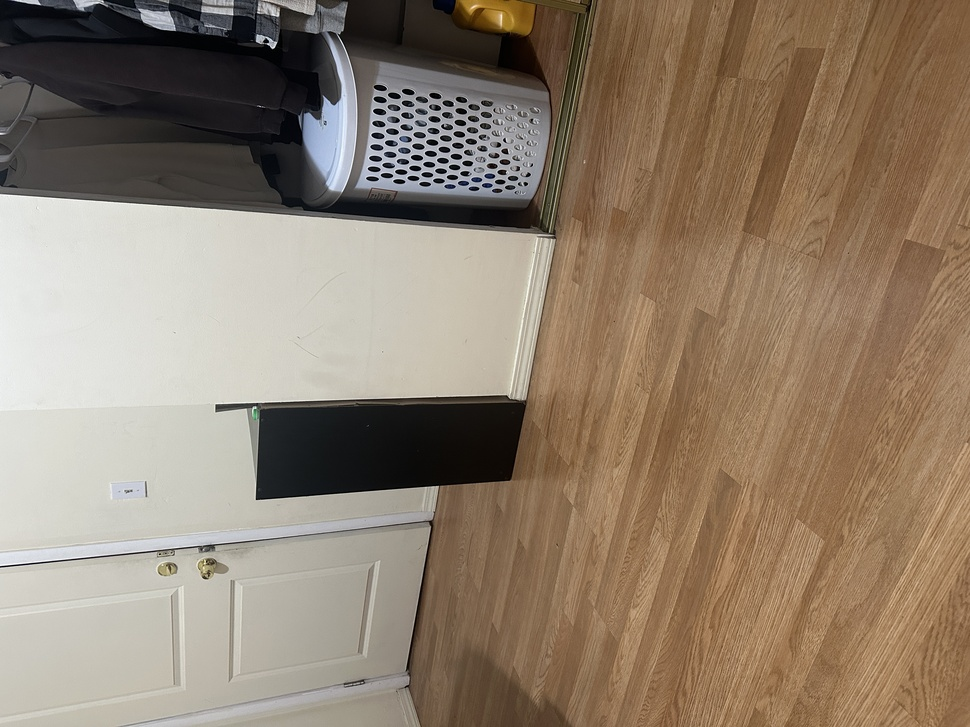
#> input picture code/cabinet/IMG_7561.JPG, 970 x 727 px, shrunk from 4032 x 3024 before the run
$ python harris.py cabinet/IMG_7561.JPG cabinet/IMG_7562.JPG
#> lines starting #> are read from the running program, lines starting #| are printed output that depends on the picture
### code/lib.py
import argparse
from pathlib import Path

from PIL import Image, ImageOps
import numpy as np

import cv2

import matplotlib.pyplot as plt

def import_image(path: Path) -> Image:
    """Import an image from a file."""
    im = Image.open(path)
#> im is the input picture: PIL image 970x727 RGB; mean R, G, B 143.4, 127.3, 109.7
    im = ImageOps.exif_transpose(im)
#> im: PIL image 727x970 RGB
    print("Imported image from", path)
    return im

def im_scale(im: Image, scale: float) -> np.ndarray:
    """Resize an image by a scale factor."""
#> called with scale = 1
    out_im = im.resize((int(im.size[0]*scale), int(im.size[1]*scale)))
    print("Resized image to", out_im.size)
#| Resized image to (727, 970)
    out_im = np.array(out_im)
    return out_im

# [4 lines left out: function distance_transform, not called in this run]

# [27 lines that do not run on import are left out]

### code/homography.py
import argparse
from pathlib import Path

from PIL import Image, ImageOps
import cv2
import numpy as np
from scipy.interpolate import LinearNDInterpolator

import matplotlib.pyplot as plt

import lib

def compute_H(im1_pts: np.ndarray, im2_pts: np.ndarray) -> np.ndarray:
    """Compute the homography matrix between two sets of points."""

    A = []
    b = []
    for i in range(len(im1_pts)):
        x, y = im1_pts[i]
        xp, yp = im2_pts[i]
        A.append([x, y, 1, 0, 0, 0, -x*xp, -y*xp])
        A.append([0, 0, 0, x, y, 1, -x*yp, -y*yp])
        b.append(xp)
        b.append(yp)

    A = np.array(A)
    b = np.array(b)

    H = np.linalg.lstsq(A, b, rcond=-1)[0]

    H = np.append(H, 1)

    return H.reshape(3, 3)

# [47 lines left out: function warp_image, not called in this run]

# [39 lines that do not run on import are left out]

### code/harris.py
import argparse

from pathlib import Path

from PIL import Image
import numpy as np
from skimage.feature import corner_harris, peak_local_max
from skimage.transform import resize
from scipy.spatial.distance import cdist

import matplotlib.pyplot as plt

import lib
import homography

def get_harris_corners(im, edge_discard=20):
    """
    This function takes a b&w image and an optional amount to discard
    on the edge (default is 5 pixels), and finds all harris corners
    in the image. Harris corners near the edge are discarded and the
    coordinates of the remaining corners are returned. A 2d array (h)
    containing the h value of every pixel is also returned.

    h is the same shape as the original image, im.
    coords is 2 x n (ys, xs).
    """

    assert edge_discard >= 20

    # find harris corners
    h = corner_harris(im, method='eps', sigma=1)
    coords = peak_local_max(h, min_distance=1, threshold_rel=0.1)

    # discard points on edge
    edge = edge_discard  # pixels
    mask = (coords[:, 0] > edge) & \
           (coords[:, 0] < im.shape[0] - edge) & \
           (coords[:, 1] > edge) & \
           (coords[:, 1] < im.shape[1] - edge)
    coords = coords[mask].T
    return h, coords


def dist2(x, c):
    """
    dist2  Calculates squared distance between two sets of points.

    Description
    D = DIST2(X, C) takes two matrices of vectors and calculates the
    squared Euclidean distance between them.  Both matrices must be of
    the same column dimension.  If X has M rows and N columns, and C has
    L rows and N columns, then the result has M rows and L columns.  The
    I, Jth entry is the  squared distance from the Ith row of X to the
    Jth row of C.

    Adapted from code by Christopher M Bishop and Ian T Nabney.
    """

    ndata, dimx = x.shape
    ncenters, dimc = c.shape
    assert dimx == dimc, 'Data dimension does not match dimension of centers'

    return (np.ones((ncenters, 1)) * np.sum((x**2).T, axis=0)).T + \
            np.ones((   ndata, 1)) * np.sum((c**2).T, axis=0)    - \
            2 * np.inner(x, c)

def anms(coords, h, n_points=500, c_robust=0.9):

    coords = coords.T

    print(coords.shape)
    print(h.shape)
    strengths = h[coords[:, 0], coords[:, 1]]

    sorted_indices = np.argsort(strengths)[::-1]
    sorted_coords = coords[sorted_indices]
    sorted_strengths = strengths[sorted_indices]

    radii = np.full(len(sorted_coords), np.inf)

    for i in range(1, len(sorted_coords)):
        for j in range(i):
            dist = dist2(sorted_coords[i].reshape(1, 2), sorted_coords[j].reshape(1, 2))

            if sorted_strengths[j] > c_robust * sorted_strengths[i]:
                radii[i] = min(radii[i], dist)

    anms_indices = np.argsort(radii)[-n_points:]
    anms_points = sorted_coords[anms_indices]

    return anms_points

def feature_extractor(im, coords):
    features = []

    for i, (y, x) in enumerate(coords):
        patch_40 = im[y-20:y+20, x-20:x+20]

        patch_8 = resize(patch_40, (8, 8), anti_aliasing=True)

        patch_8 -= np.mean(patch_8)
        if np.std(patch_8) > 0:
            patch_8 /= np.std(patch_8)

        features.append(patch_8.flatten())

    return np.array(features)

def feature_matching(descriptors1, descriptors2, ratio_threshold=0.8):
    matches = []

    distances = cdist(descriptors1, descriptors2, 'euclidean')

    for i in range(distances.shape[0]):
        sorted_indices = np.argsort(distances[i])
        closest_idx = sorted_indices[0]
        second_closest_idx = sorted_indices[1]

        ratio = distances[i, closest_idx] / distances[i, second_closest_idx]

        if ratio < ratio_threshold:
            matches.append((i, closest_idx))

    return matches

def ransac(matches, coords1, coords2, n_iters=1000, inlier_threshold=100):
    best_inliers = []
    best_H = None

    for _ in range(n_iters):
        sample = np.random.choice(len(matches), 4, replace=False)
        sample_matches = np.array(matches)[sample]

        sample_coords1 = coords1[sample_matches[:, 0]]
        sample_coords2 = coords2[sample_matches[:, 1]]

        H = homography.compute_H(sample_coords1, sample_coords2)

        inliers = []

        for i, j in matches:
            p1 = np.array([coords1[i, 1], coords1[i, 0], 1])
            p2 = np.array([coords2[j, 1], coords2[j, 0], 1])

            p2_pred = H @ p1

            p2_pred /= p2_pred[2]

            if np.linalg.norm(p2 - p2_pred) < inlier_threshold:
                inliers.append((i, j))

        if len(inliers) > len(best_inliers):
            best_inliers = inliers
            best_H = H

    return best_H, best_inliers


if __name__ == "__main__":
    parser = argparse.ArgumentParser(
            description="Create correspondences between two images, and save scaled images.")
    parser.add_argument("im1", help="Path to image 1")
    parser.add_argument("im2", help="Path to image 2")

    args = parser.parse_args()

    im1_path = Path(args.im1)
    im2_path = Path(args.im2)

    im1_color = lib.import_image(im1_path)
    im1_color = lib.im_scale(im1_color, 1)

    im2_color = lib.import_image(im2_path)
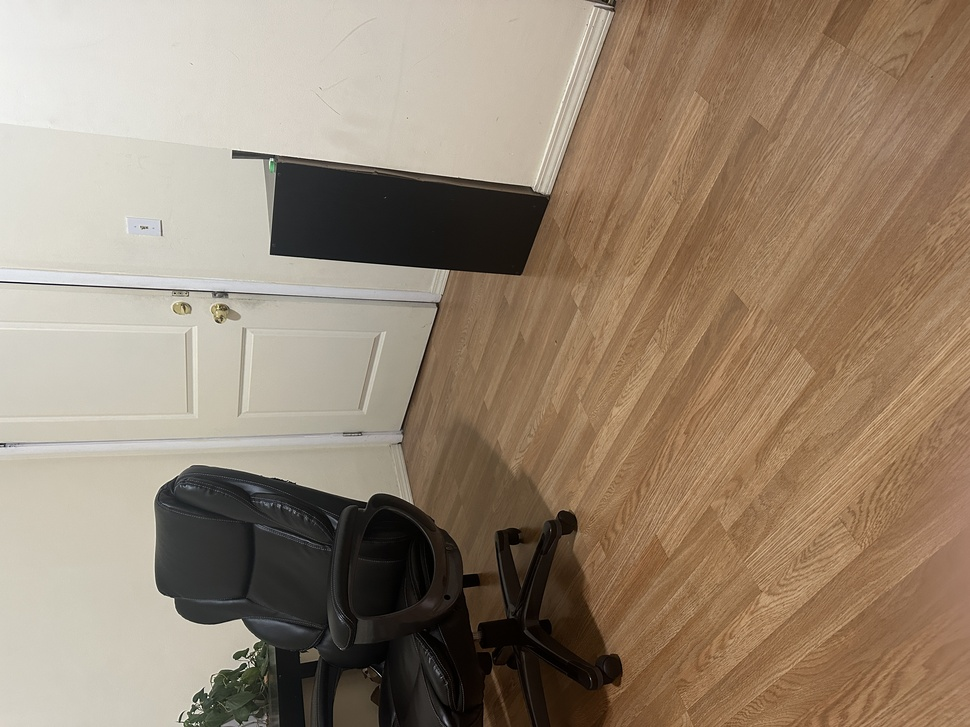
#> input picture code/cabinet/IMG_7562.JPG, 970 x 727 px, shrunk from 4032 x 3024 before the run
#> in import_image, im is the input picture: PIL image 970x727 RGB; mean R, G, B 151.1, 133.4, 113.8
    im2_color = lib.im_scale(im2_color, 1)
#| Resized image to (727, 970)

    im1 = lib.import_image(im1_path).convert('L')
    im1 = lib.im_scale(im1, 1)
#| Resized image to (727, 970)

    im2 = lib.import_image(im2_path).convert('L')
    im2 = lib.im_scale(im2, 1)
#| Resized image to (727, 970)

    im1 = im1.astype(np.float32)
#> im1: shape (970, 727) float32
    im2 = im2.astype(np.float32)
#> im2: shape (970, 727) float32

    h1, coords1 = get_harris_corners(im1)
#> in get_harris_corners, `h = corner_harris(im, method='eps', sigma=1)`:
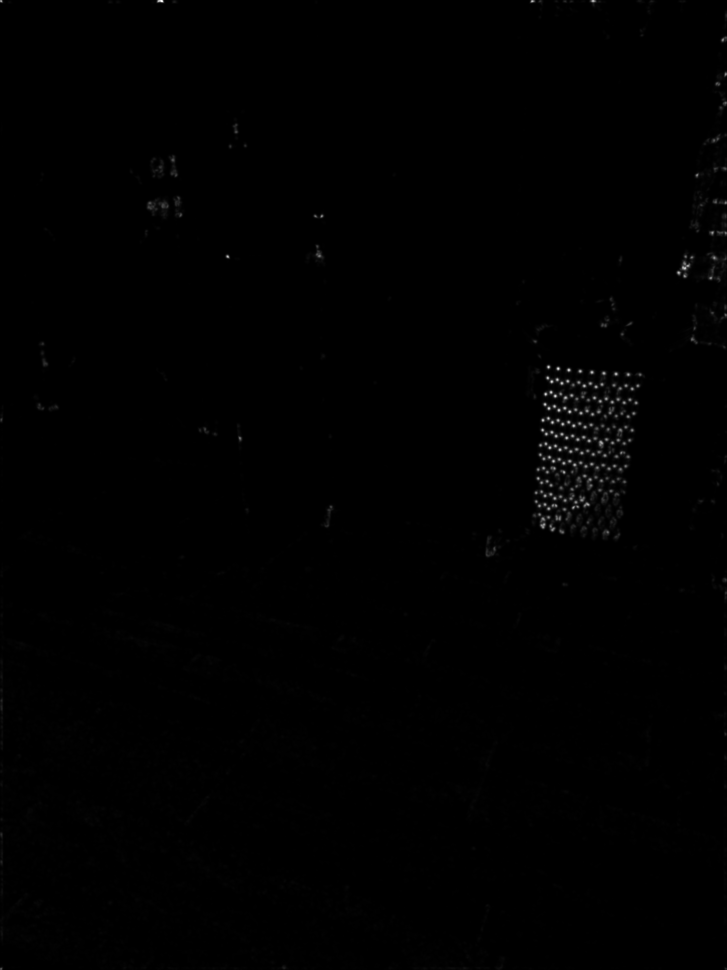
#> h: shape (970, 727) float32; min 9.6e-06, max 190267.8, mean 803.5; drawn with min black and max white
#> in get_harris_corners, `coords = peak_local_max(h, min_distance=1, threshold_rel=0.1)`: coords = 386 pairs, first value 1 to 968, second value 1 to 725
    plt.imshow(h1)
    plt.axis('off')

    plt.savefig(im1_path.parent / f"{im1_path.stem}_harris.jpg", dpi=600, bbox_inches='tight')

    h2, coords2 = get_harris_corners(im2)
    plt.imshow(h2)
    plt.axis('off')

    plt.savefig(im2_path.parent / f"{im2_path.stem}_harris.jpg", dpi=600, bbox_inches='tight')

    plt.imshow(im1, cmap='gray')
    plt.plot(coords1[1], coords1[0], 'r.', markersize=1)
    plt.axis('off')

    plt.savefig(im1_path.parent / f"{im1_path.stem}_corners.jpg", dpi=600, bbox_inches='tight')

    plt.clf()

    plt.imshow(im2, cmap='gray')
    plt.plot(coords2[1], coords2[0], 'r.', markersize=1)
    plt.axis('off')

    plt.savefig(im2_path.parent / f"{im2_path.stem}_corners.jpg", dpi=600, bbox_inches='tight')
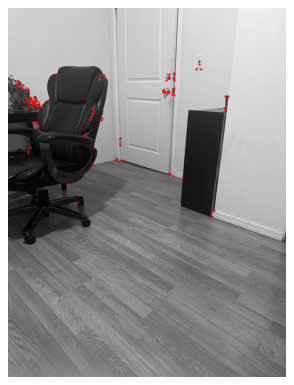
#> figure drawn by matplotlib, 1 panel

    plt.clf()

    anms_points1 = anms(coords1, h1)
#> in anms, `coords = coords.T`: coords = 328 pairs, first value 125 to 555, second value 38 to 701
#| (328, 2)
#| (970, 727)
#> in anms, `strengths = h[coords[:, 0], coords[:, 1]]`: strengths = 328 values, max 166724.9 at index 0, min 19107 at index 327, mean 78061.5
#> in anms, `sorted_indices = np.argsort(strengths)[::-1]`: sorted_indices = 328 values from 0 to 327
#> in anms, `sorted_coords = coords[sorted_indices]`: sorted_coords has the same summary as coords
#> in anms, `sorted_strengths = strengths[sorted_indices]`: sorted_strengths has the same summary as strengths

    plt.imshow(im1, cmap='gray')
    plt.plot(anms_points1[:, 1], anms_points1[:, 0], 'r.', markersize=1)
    plt.axis('off')

    plt.savefig(im1_path.parent / f"{im1_path.stem}_anms.jpg", dpi=600, bbox_inches='tight')

    plt.clf()

    anms_points2 = anms(coords2, h2)
#| (114, 2)
#| (970, 727)
#> the loop in anms (call 2), `for i in range(1, len(sorted_coords)):` made 113 passes

    plt.imshow(im2, cmap='gray')

    plt.plot(anms_points2[:, 1], anms_points2[:, 0], 'r.', markersize=1)
    plt.axis('off')

    plt.savefig(im2_path.parent / f"{im2_path.stem}_anms.jpg", dpi=600, bbox_inches='tight')

    plt.clf()

    features1 = feature_extractor(im1, anms_points1)
#> the loop in feature_extractor, `for i, (y, x) in enumerate(coords):` made 328 passes
#> (y, x) on passes 1 to 3: (541, 488), (393, 582), (518, 557)
#> in feature_extractor, `return np.array(features)`:
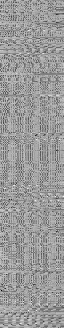
#> returned value: shape (328, 64) float32; min -5.82, max 3.78, mean 1.28e-08; drawn with min black and max white

    features2 = feature_extractor(im2, anms_points2)
#> the loop in feature_extractor (call 2), `for i, (y, x) in enumerate(coords):` made 114 passes
#> (y, x) on passes 1 to 12: (217, 430), (246, 61), (249, 67), (398, 283), (241, 53), (193, 25), (256, 74), (255, 71), (235, 67), (212, 51), (546, 533), (208, 29)
#> in feature_extractor (call 2), `return np.array(features)`:
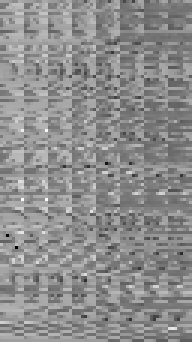
#> returned value: shape (114, 64) float32 (shown 3 times larger); min -5.48, max 4.4, mean 2.35e-09; drawn with min black and max white

    matches = feature_matching(features1, features2, ratio_threshold=0.5)
#> in feature_matching, `distances = cdist(descriptors1, descriptors2, 'euclidean')`:
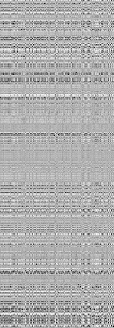
#> distances: shape (328, 114) float64; min 1, max 15.76, mean 11.14; drawn with min black and max white

    plt.imshow(np.hstack((im1_color, im2_color)), cmap='gray')

    for i, j in matches:
        plt.plot([anms_points1[i, 1], anms_points2[j, 1] + im1.shape[1]], [anms_points1[i, 0], anms_points2[j, 0]], 'r-', lw=0.5)
#> this loop made 11 passes
#> (i, j) on passes 1 to 11: (29, 21), (46, 14), (72, 76), (134, 58), (135, 54), (192, 65), (264, 36), (284, 78), (288, 82), (318, 105), (326, 113)

    plt.axis('off')

    plt.savefig(im1_path.parent / f"{im1_path.stem}_{im2_path.stem}_feat_matches.jpg", dpi=600, bbox_inches='tight')

    plt.clf()

    H, inliers = ransac(matches, anms_points1, anms_points2, n_iters=20000, inlier_threshold=140)
    print(f"Number of inliers: {len(inliers)}")
#| Number of inliers: 1
    print(f"H:\n{H}")
#| H:
#| [[-4.84059762e-01  9.47813035e-03  1.31202999e+02]
#|  [-2.12948698e+00  2.00491738e-01  4.69360871e+02]
#|  [-4.21351317e-03  1.20132371e-04  1.00000000e+00]]

    kp1 = np.array([anms_points1[i][::-1] for i, j in inliers])
    kp2 = np.array([anms_points2[j][::-1] for i, j in inliers])

    np.save(im1_path.parent / f"{im1_path.stem}_{im2_path.stem}_kp1.npy", kp1)
    np.save(im1_path.parent / f"{im1_path.stem}_{im2_path.stem}_kp2.npy", kp2)

    plt.imshow(np.hstack((im1_color, im2_color)), cmap='gray')

    for i, j in inliers:
        plt.plot([anms_points1[i, 1], anms_points2[j, 1] + im1.shape[1]], [anms_points1[i, 0], anms_points2[j, 0]], 'r-', lw=0.5)
#> this loop made 1 pass

    plt.axis('off')

    plt.savefig(im1_path.parent / f"{im1_path.stem}_{im2_path.stem}_ransac_matches.jpg", dpi=600, bbox_inches='tight')
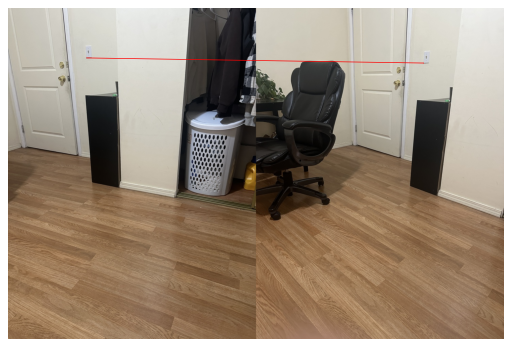
#> figure drawn by matplotlib, 1 panel
